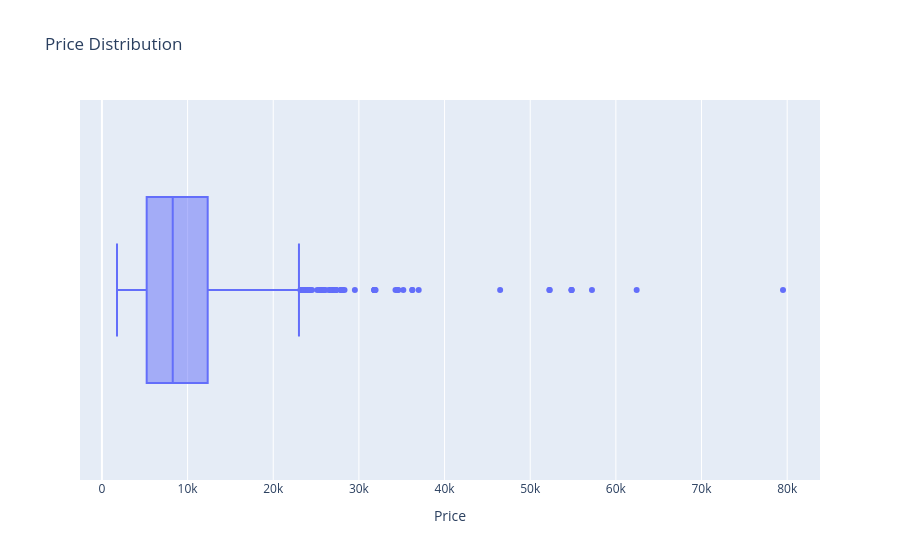

The notebook cell this image was saved under:
### Markdown cell above
## Step 7: Outlier Detection — Price

A boxplot is shown and acted on. We use the IQR method to flag extreme outliers. Rather than silently dropping them, we inspect and make a conscious decision.

### Code cell
fig = px.box(df, x="Price", title="Price Distribution")
fig.show()

### Figure 1 — Plotly figure (JSON) as saved in the notebook; plotly's stock layout.template omitted (floating-point values rounded to 4 significant figures; data arrays with more than 128 entries replaced by an {"elided": "..."} marker saying what was removed)
{"data": [{"alignmentgroup": "True", "hovertemplate": "Price=%{x}<extra></extra>", "legendgroup": "", "marker": {"color": "#636efa"}, "name": "", "notched": false, "offsetgroup": "", "orientation": "h", "showlegend": false, "type": "box", "x": {"elided": "10461 float values"}, "x0": " ", "xaxis": "x", "y0": " ", "yaxis": "y"}], "layout": {"boxmode": "group", "legend": {"tracegroupgap": 0}, "title": {"text": "Price Distribution"}, "xaxis": {"anchor": "y", "domain": [0, 1], "title": {"text": "Price"}}, "yaxis": {"anchor": "x", "domain": [0, 1]}}}
